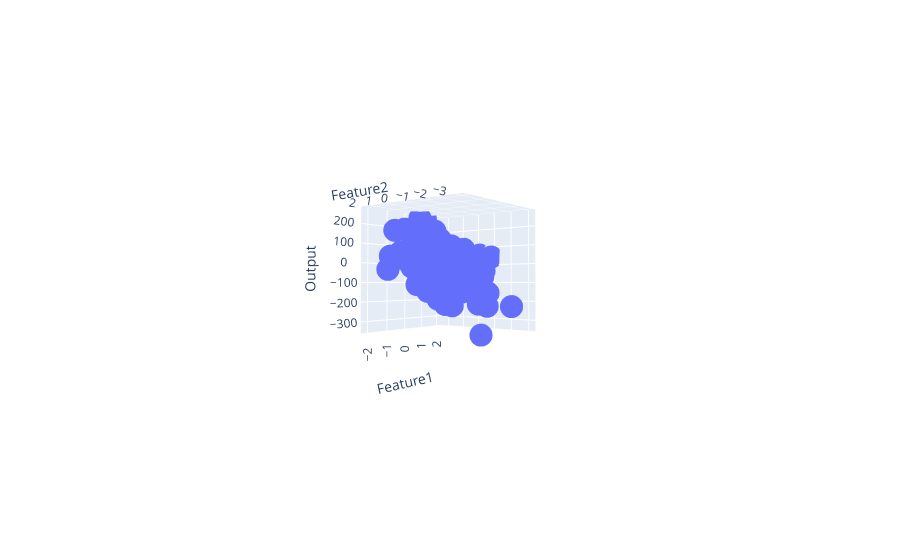

Here is the notebook cell this chart was saved with:
### Code cell
px.scatter_3d(df,x = 'Feature1',y = 'Feature2',z = 'Output')
